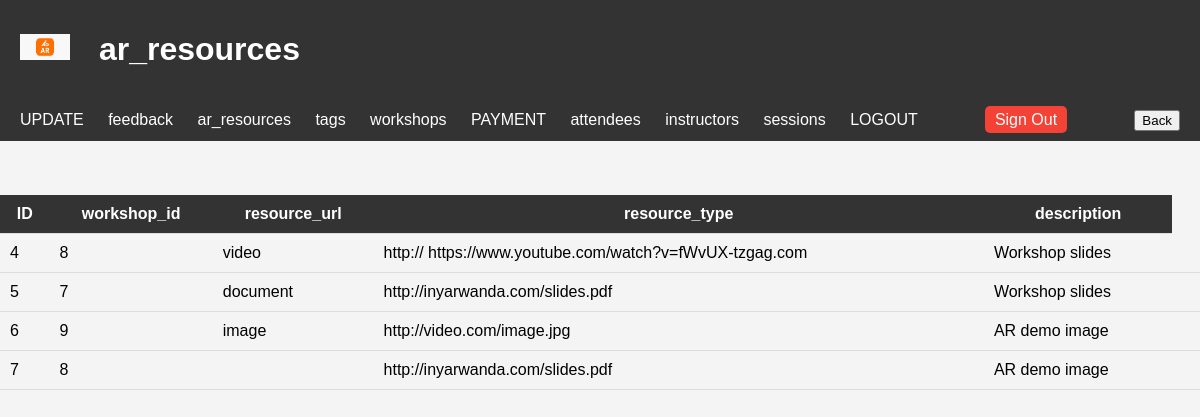
/ar_resource.php, run on the app's committed database.
### tables this page shows
CREATE TABLE `ar_resources` (
  `resource_id` int(11) NOT NULL,
  `workshop_id` int(11) NOT NULL,
  `resource_type` enum('video','document','image') NOT NULL,
  `resource_url` varchar(255) NOT NULL,
  `description` text DEFAULT NULL
);

### ar_resource.php (the view, shortened to what this page needs)
<!DOCTYPE html>
<html lang="en">
<head>
    <link rel="stylesheet" href="https://cdnjs.cloudflare.com/ajax/libs/font-awesome/5.15.4/css/all.min.css">
     <link rel="stylesheet" href="css/style5.css">
</head>
<body>    <header>
        <h1><img src="img/ig1.png" alt="icon"> ar_resources</h1>
</header>
<header>
      <nav>
        <ul>
         <li>   <a href="admin_update.html" class="nav-item nav-link">UPDATE</a></li>
                         <li> <a href="feedback.php" class="nav-item nav-link">feedback</a>
                        <li>  <a href="ar_resource.php" class="nav-item nav-link">ar_resources</a></li>
                        <li>  <a href="tag.php" class="nav-item nav-link">tags</a></li>
                        <li>  <a href="workshop.php" class="nav-item nav-link">workshops</a></li>
                        <li>  <a href="payment.php" class="nav-item nav-link">PAYMENT</a></li>
                        <li>  <a href="attendee.php" class="nav-item nav-link">attendees</a>
                       <li>   <a href="instructor.php" class="nav-item nav-link">instructors</a></li>
                       <li>   <a href="session.php" class="nav-item nav-link">sessions</a></li>
                       <li>   <a href="logout.php" class="nav-item nav-link">LOGOUT</a></li>
        </ul>
    </nav>
<div class="signout">
        <a href="loginout.php">Sign Out</a>
    </div>
    <div>
            <button type="button" onclick="window.location.href='user_home.html'">Back</button>
    </div>
</header>
<?php
require_once "config.php";
?>
<!DOCTYPE html>
<html lang="en">
<head>
</head>
<body>
    <br><br><br>
    <table id="dataTable" class="table table-hover text-center">
        <tr>
            <th>ID</th>
            <th>workshop_id</th>
            <th>resource_url</th>
            <th>resource_type</th>
            <th>description</th>
        </tr>
        <?php
        $sql = "SELECT * FROM ar_resources";
        $result = $conn->query($sql);
        if ($result->num_rows > 0) {
            while ($row = $result->fetch_assoc()) {
                echo "<tr>";
                echo "<td>" . $row["resource_id"] . "</td>";
                echo "<td>" . $row["workshop_id"] . "</td>";
                echo "<td>" . $row["resource_type"] . "</td>";
                echo "<td>" . $row["resource_url"] . "</td>";
                echo "<td>" . $row["description"] . "</td>";
                echo "<td>";
            }
        } else {
            echo "<tr><td colspan='6'>No data found</td></tr>";
        }
        ?>
    </table>
</body>
</html>

### css/style5.css (style rules this page uses)
body { font-family: Arial, sans-serif; margin: 0; padding: 0; background-color: #f4f4f4; }
header { background-color: #333; color: #fff; padding: 10px 20px; display: flex; justify-content: space-between; align-items: center; }
header img { width: 50px; margin-right: 20px; }
nav ul { list-style-type: none; padding: 0; margin: 0; }
nav ul li { display: inline; margin-right: 20px; position: relative; }
nav ul li a { color: #fff; text-decoration: none; }
.signout { margin-right: 20px; }
.signout a { color: #fff; text-decoration: none; padding: 5px 10px; background-color: #f44336; border: none; cursor: pointer; border-radius: 5px; }
table { width: 100%; border-collapse: collapse; }
th, td { padding: 10px; border-bottom: 1px solid #ddd; }
th { background-color: #333; color: white; }

### data on the page
ar_resources: resource_id "4", workshop "8", resource_type "video", resource_url "http:// https://www.youtube.com/watch?v=fWvUX-tzgag.com", description "Workshop slides"
ar_resources: resource_id "5", workshop "7", resource_type "document", resource_url "http://inyarwanda.com/slides.pdf", description "Workshop slides"
ar_resources: resource_id "6", workshop "9", resource_type "image", resource_url "http://video.com/image.jpg", description "AR demo image"
ar_resources: resource_id "7", workshop "8", resource_url "http://inyarwanda.com/slides.pdf", description "AR demo image"
